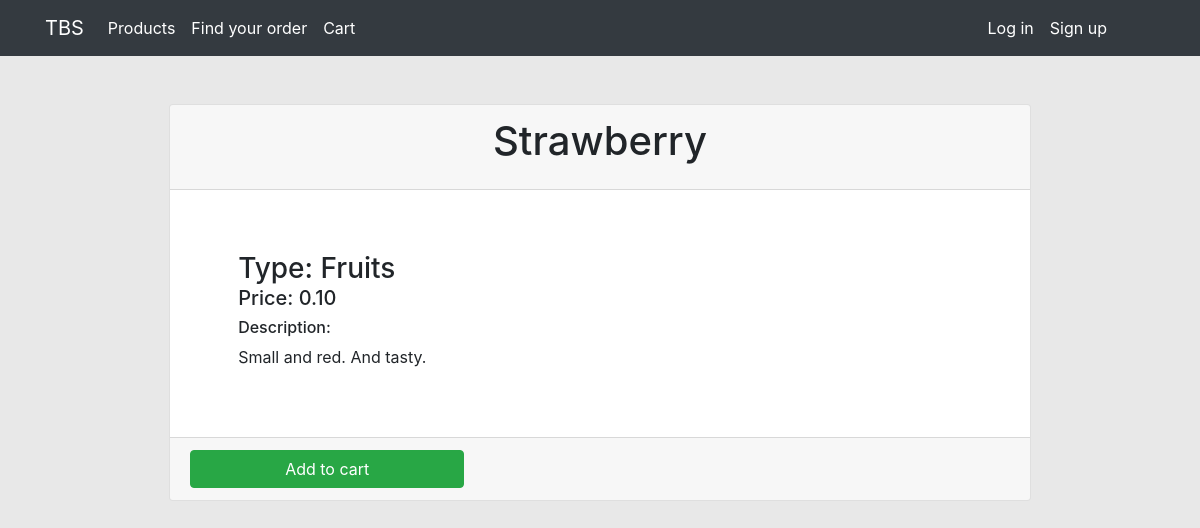
Screenshot of /product/2/ with the database file from the repository.
### store/models.py (models this page shows, shortened)
class Product(models.Model):
    name = models.CharField(max_length=50)
    description = models.TextField(max_length=400)
    category = models.CharField(max_length=20)
    price = models.DecimalField(max_digits=5, decimal_places=2)
    orders = models.ManyToManyField(
        'transactions.Order',
        through='transactions.Ordered'
    )

### store/views.py (the view)
# urls.py: path("product/<int:product_id>/", views.product_details, name='details'),
def product_details(request, product_id):
    try:
        product = Product.objects.get(id=product_id)
    except Product.DoesNotExist:
        return HttpResponse(status=304)
    context = {
        'product': product
    }
    return render(request, 'store/details.html', context)

### store/templates/store/details.html (shortened to what this page needs)
{% extends 'base.html' %}
{% load static %}
{% block content %}
<div class="col-10 m-auto">
    <div class="mt-5">
        <div class="card">
            <div class="card-header">
                <h1 class="card-title text-center">{{product.name}}</h1>
            </div>
            <div class="card-body m-5">
                <h3 class="card-subtitle">Type: {{product.category}}</h4>
                <h5 class="card-text">Price: {{product.price}}</h6>
                <h6>Description:</h6>
                <div class="card-text">{{product.description}}</div>
            </div>
            <div class="card-footer">
                <input class="btn btn-success" value="Add to cart" onclick="add_one({{product.id}}, 1)" />
            </div>
        </div>
    </div>
</div>
{% endblock content %}

### rows the page displays
Product: name "Strawberry", category "Fruits", price "0.10", description "Small and red. And tasty."
